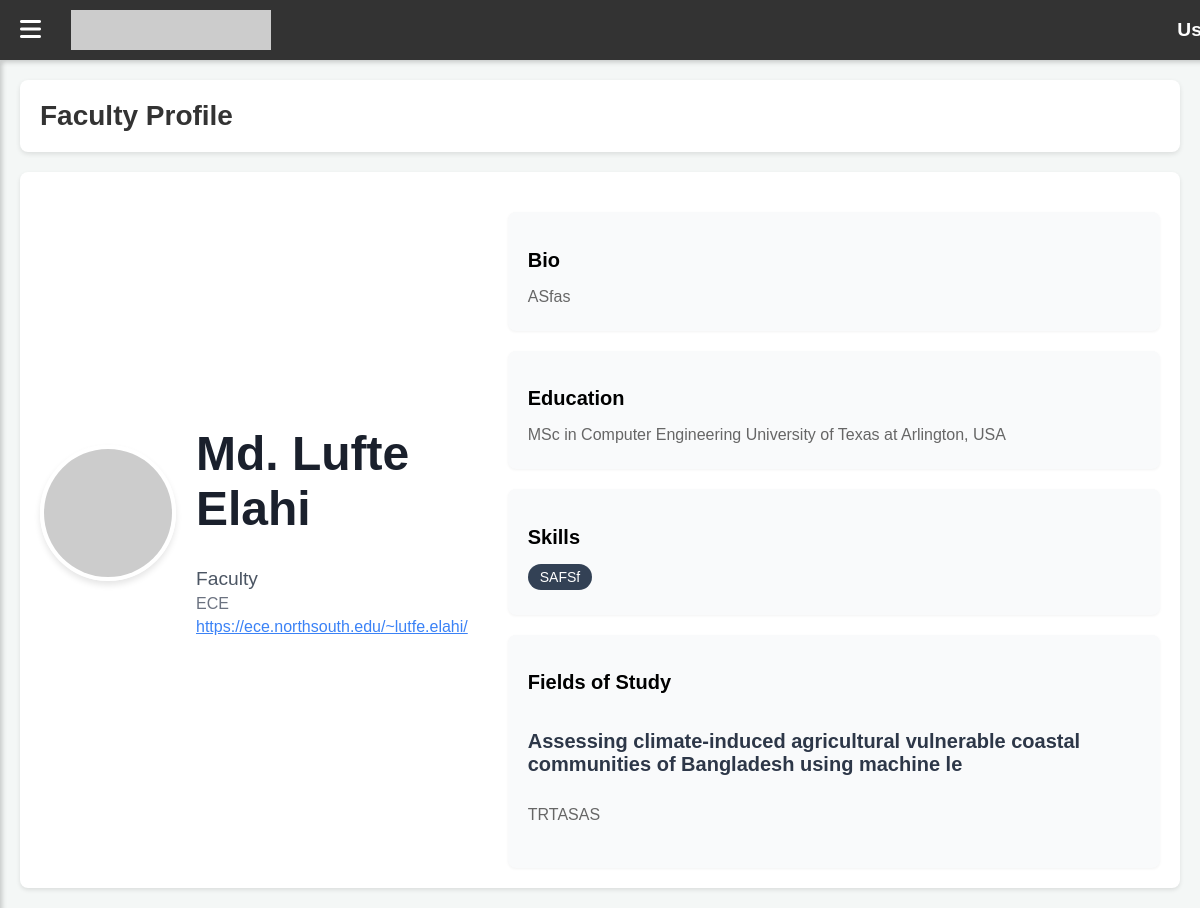
The app's page /admin/SeeFaculty.php?UserID=2022 with its own data.
### tables this page shows
CREATE TABLE `facultyinfo` (
  `FacultyCode` varchar(5) NOT NULL,
  `UserID` varchar(12) NOT NULL,
  `Name` varchar(50) NOT NULL,
  `Avatar` varchar(200) NOT NULL,
  `Bio` varchar(200) NOT NULL,
  `Department` varchar(50) NOT NULL,
  `Role` varchar(50) NOT NULL,
  `Office` varchar(50) NOT NULL,
  `Website` varchar(50) DEFAULT NULL,
  `EducationInfo` varchar(250) NOT NULL,
  `SkillSet` varchar(350) NOT NULL
);

CREATE TABLE `field` (
  `FieldID` varchar(12) NOT NULL,
  `UserID` varchar(12) NOT NULL,
  `FieldName` varchar(100) NOT NULL,
  `FieldSubTitle` varchar(100) DEFAULT NULL,
  `Date` date DEFAULT NULL,
  `SetField1` varchar(150) DEFAULT NULL,
  `SetField2` varchar(150) DEFAULT NULL,
  `SetField3` varchar(150) DEFAULT NULL,
  `Description` varchar(250) DEFAULT NULL
);

### admin/SeeFaculty.php (the view, shortened to what this page needs)
<?php
$error = null;
if (!isset($_GET['UserID']) || !is_numeric($_GET['UserID'])) {
    $facultyUserID = null;
    $error = "No faculty member ID provided or the ID is invalid.";
} else {
    $facultyUserID = $_GET['UserID'];
}
$db = new Database();
$conn = $db->getConnection();
$faculty = null;
$fields = [];
try {
    if ($facultyUserID !== null) {
        $sql_faculty = "SELECT fi.FacultyCode, fi.UserID, fi.Name, fi.Avatar, fi.Bio, fi.Department, fi.Role, fi.Office, fi.Website, fi.EducationInfo, fi.SkillSet
                        FROM facultyinfo fi
                        JOIN users u ON fi.UserID = u.UserID
                        WHERE fi.UserID = ? AND u.UserFlag = 2";
        $stmt_faculty = $conn->prepare($sql_faculty);
        $stmt_faculty->bind_param("i", $facultyUserID);
        $stmt_faculty->execute();
        $result_faculty = $stmt_faculty->get_result();
        if ($result_faculty->num_rows > 0) {
            $faculty = $result_faculty->fetch_assoc();
        } else {
            $error = "Faculty member not found or is not a faculty user.";
        }
        if ($faculty) {
            $sql_fields = "SELECT FieldName, FieldSubTitle, Date, SetField1, SetField2, SetField3, Description
                           FROM field
                           WHERE UserID = ?
                           ORDER BY Date DESC";
            $stmt_fields = $conn->prepare($sql_fields);
            $stmt_fields->bind_param("i", $facultyUserID);
            $stmt_fields->execute();
            $result_fields = $stmt_fields->get_result();
            while ($row_field = $result_fields->fetch_assoc()) {
                $fields[] = $row_field;
            }
            $faculty['Fields'] = $fields;
        }
    }
} catch (Exception $e) {
    error_log("Error in SeeFaculty.php: " . $e->getMessage());
    $error = "An error occurred: " . $e->getMessage();
}
$fullname = 'User';
?>
<!DOCTYPE html>
<html lang="en">
<head>
    <link rel="stylesheet" href="https://cdnjs.cloudflare.com/ajax/libs/font-awesome/6.4.0/css/all.min.css">
    <link rel="stylesheet" href="../dash.css">
</head>
<body>
    <div class="navbar">
        <div class="navbar-left">
            <span class="menu-btn" onclick="toggleSidebar()"><i class="fa fa-bars"></i></span>
            <img src="https://dummyimage.com/200x40/004080/ffffff&text=Eduor+System" alt="Eduor Logo" class="logo">
        </div>
        <div class="navbar-right">
            <h2><?= $fullname; ?></h2>
        </div>
    </div>
    <main class="main-content" id="main-content">
        <div class="page-header">
            <h1>Faculty Profile</h1>
        </div>
        <div class="profile-section">
            <?php if ($error): ?>
                <div class="error-message">
                    <span><?php echo htmlspecialchars($error); ?></span>
                </div>
            <?php elseif ($faculty): ?>
                <div class="profile-header">
                    <div class="avatar">
                        <img src="<?= htmlspecialchars($faculty['Avatar'] ?? 'https://via.placeholder.com/150'); ?>" alt="Faculty Avatar" />
                    </div>
                    <div class="profile-info">
                        <h1><?= htmlspecialchars($faculty['Name']); ?></h1>
                        <p style="font-size: 1.2rem; color: #4b5563; font-weight: 500;"><?= htmlspecialchars($faculty['Role'] ?? 'Faculty'); ?></p>
                        <p style="font-size: 1rem; color: #6b7280;"><?= htmlspecialchars($faculty['Department'] ?? 'N/A'); ?></p>
                        <a href="<?= htmlspecialchars($faculty['Website'] ?? '#'); ?>" target="_blank" style="color: #3b82f6; text-decoration: underline;">
                            <?= htmlspecialchars($faculty['Website'] ?? 'Website'); ?>
                        </a>
                    </div>
                </div>
                <div class="space-y-8">
                    <div class="card">
                        <h2>Bio</h2>
                        <p><?= nl2br(htmlspecialchars($faculty['Bio'] ?? 'No bio provided.')); ?></p>
                    </div>
                    <div class="card">
                        <h2>Education</h2>
                        <p><?= nl2br(htmlspecialchars($faculty['EducationInfo'] ?? 'No education information provided.')); ?></p>
                    </div>
                    <div class="card">
                        <h2>Skills</h2>
                        <div style="display: flex; flex-wrap: wrap; gap: 8px;">
                            <?php
                            $skills = explode(',', $faculty['SkillSet'] ?? '');
                            foreach ($skills as $skill) {
                                $skill = trim($skill);
                                if (!empty($skill)) {
                                    echo '<span class="badge">' . htmlspecialchars($skill) . '</span>';
                                }
                            }
                            ?>
                        </div>
                    </div>
                    <div class="card">
                        <h2>Fields of Study</h2>
                        <?php if (!empty($faculty['Fields'])): ?>
                            <ul style="list-style: none; padding: 0;">
                                <?php foreach ($faculty['Fields'] as $field): ?>
                                    <li class="field-item">
                                        <div style="display: flex; justify-content: space-between; align-items: center;">
                                            <h3 class="field-title"><?= htmlspecialchars($field['FieldName']); ?></h3>
                                        </div>
                                        <p class="field-description"><?= nl2br(htmlspecialchars($field['Description'])); ?></p>
                                    </li>
                                <?php endforeach; ?>
                            </ul>
                        <?php else: ?>
                            <p style="color: #6b7280;">No fields of study have been added yet.</p>
                        <?php endif; ?>
                    </div>
                </div>
            <?php endif; ?>
        </div>
    </main>
</body>
</html>

### dash.css (style rules this page uses)
body { margin: 0; font-family: Arial, sans-serif; background: #f4f6f9; }
.navbar { display: flex; justify-content: space-between; align-items: center; background: #004080; color: white; padding: 10px 20px; position: fixed; top: 0; width: 100%; z-index: 100; }
.navbar .logo { height: 40px; }
.navbar-left { display: flex; align-items: center; }
.menu-btn { font-size: 22px; margin-right: 15px; cursor: pointer; }
.navbar-right { display: flex; align-items: center; }
.main-content { margin-left: 240px; padding: 80px 20px 20px; transition: margin-left 0.3s ease; }
.page-header h1 { margin: 0; color: #004080; }
.profile-section { display: flex; gap: 40px; margin-top: 20px; background: #fff; padding: 20px; border-radius: 8px; box-shadow: 0px 2px 5px rgba(0, 0, 0, 0.1); }

### admin/SeeFaculty.php (style rules this page uses)
body { font-family: Arial, sans-serif; margin: 0; background-color: #f4f7f6; }
.navbar { background-color: #333; color: white; padding: 10px 20px; display: flex; justify-content: space-between; align-items: center; position: fixed; width: 100%; top: 0; z-index: 1000; box-shadow: 0 2px 5px rgba(0,0,0,0.2); }
.navbar-left { display: flex; align-items: center; }
.navbar-left .menu-btn { font-size: 24px; margin-right: 20px; cursor: pointer; }
.navbar .logo { height: 40px; margin-left: 10px; }
.navbar-right h2 { font-size: 1.2rem; margin: 0; color: white; }
.main-content { margin-left: 0; padding: 80px 20px 20px 20px; transition: margin-left 0.3s ease; min-height: calc(100vh - 80px); }
.page-header { background-color: #ffffff; padding: 20px; border-radius: 8px; margin-bottom: 20px; box-shadow: 0 2px 5px rgba(0,0,0,0.1); }
.page-header h1 { margin: 0; font-size: 28px; color: #333; }
.profile-section { padding: 20px; background-color: #fff; border-radius: 8px; box-shadow: 0 2px 4px rgba(0,0,0,0.1); }
.profile-section h2 { font-size: 24px; margin-bottom: 10px; }
.profile-section p { color: #666; margin-bottom: 5px; }
.card { background-color: #f9fafb; padding: 20px; border-radius: 8px; box-shadow: 0 1px 3px rgba(0,0,0,0.05); margin-top: 20px; }
.card h2 { font-size: 20px; font-weight: bold; margin-bottom: 15px; }
.badge { display: inline-block; background-color: #334155; color: white; padding: 5px 12px; border-radius: 9999px; font-size: 14px; margin-right: 5px; margin-bottom: 5px; }
.profile-header { display: flex; align-items: center; margin-bottom: 30px; }
.avatar img { border-radius: 50%; width: 128px; height: 128px; object-fit: cover; border: 4px solid #fff; box-shadow: 0 4px 6px rgba(0,0,0,0.1); }
.profile-info { margin-left: 20px; }
.profile-info h1 { font-size: 3rem; font-weight: bold; color: #1a202c; }
.profile-info p { color: #4a5568; margin-top: 5px; }
.field-item { border-bottom: 1px solid #e2e8f0; padding-bottom: 15px; margin-bottom: 15px; }
.field-item:last-child { border-bottom: none; margin-bottom: 0; padding-bottom: 0; }
.field-title { font-weight: bold; font-size: 1.25rem; color: #2d3748; }
.field-description { margin-top: 10px; color: #2d3748; }

### records on screen
facultyinfo: Name "Md. Lufte Elahi", Role "Faculty", Department "ECE", Website "https://ece.northsouth.edu/~lutfe.elahi/", Bio "ASfas", EducationInfo "MSc in Computer Engineering University of Texas at Arlington, USA", SkillSet "SAFSf"
field: FieldName "Assessing climate-induced agricultural vulnerable coastal communities of Bangladesh using machine le", Description "TRTASAS"
